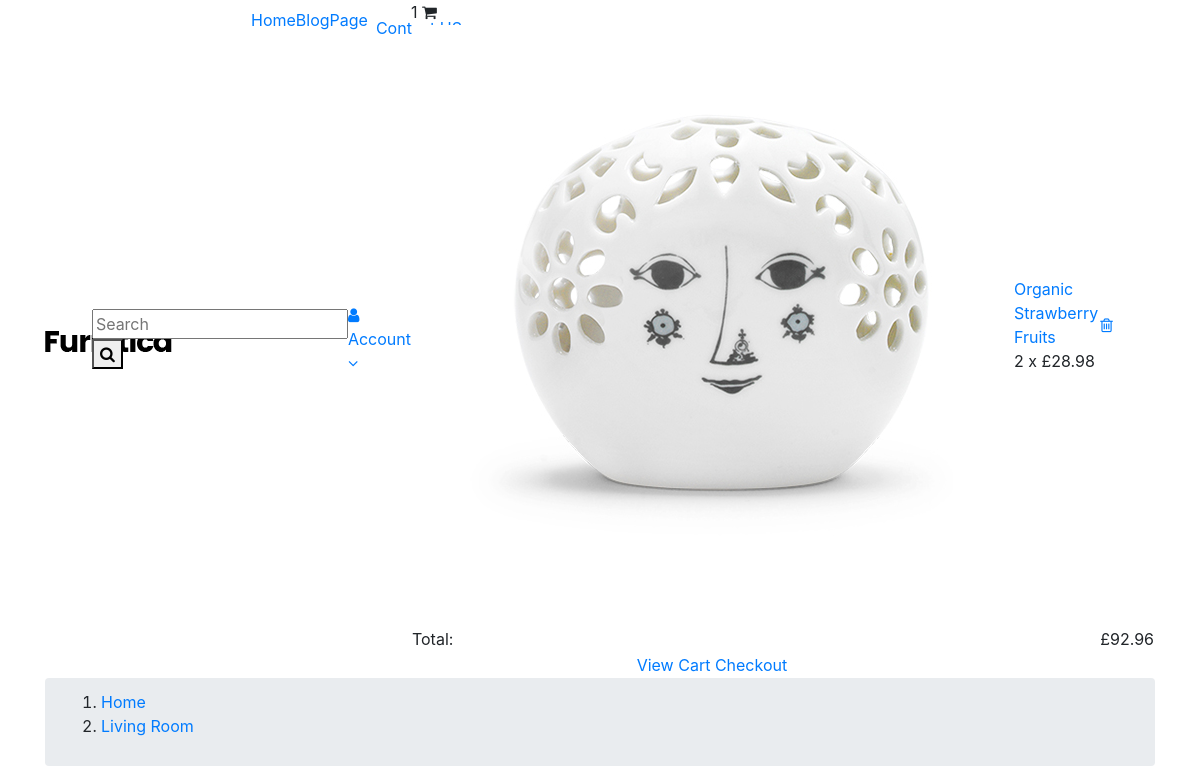
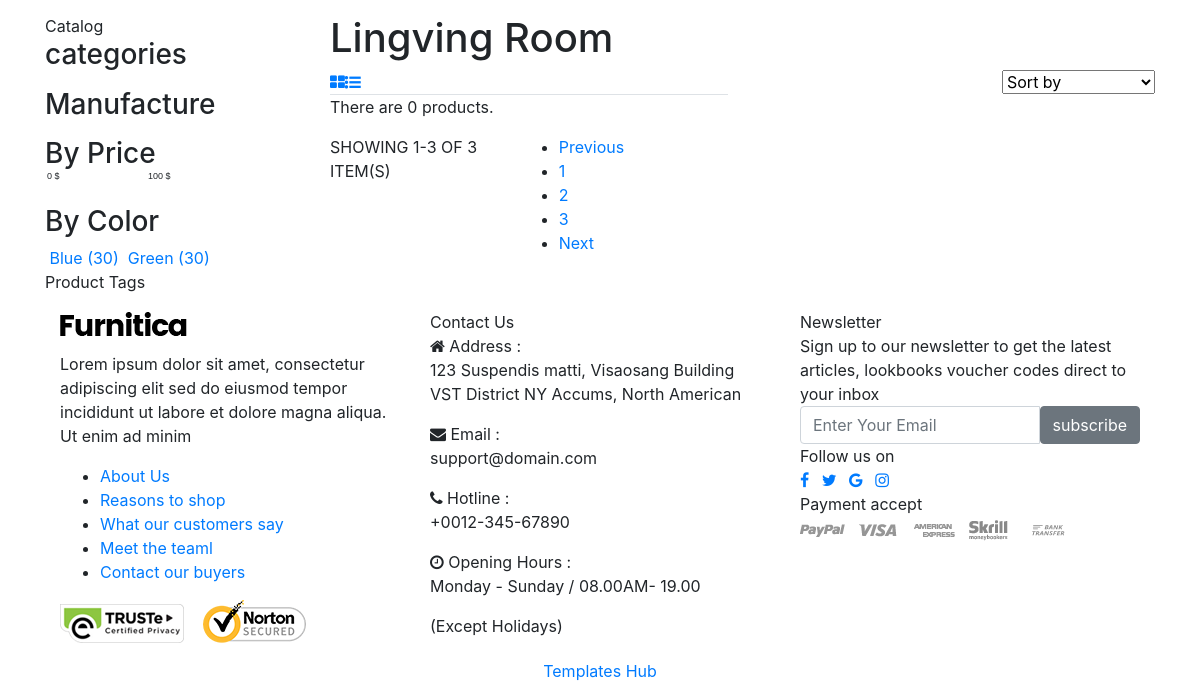
/products/list/, run on an earlier commit of the app's database (2 pictures, top to bottom).
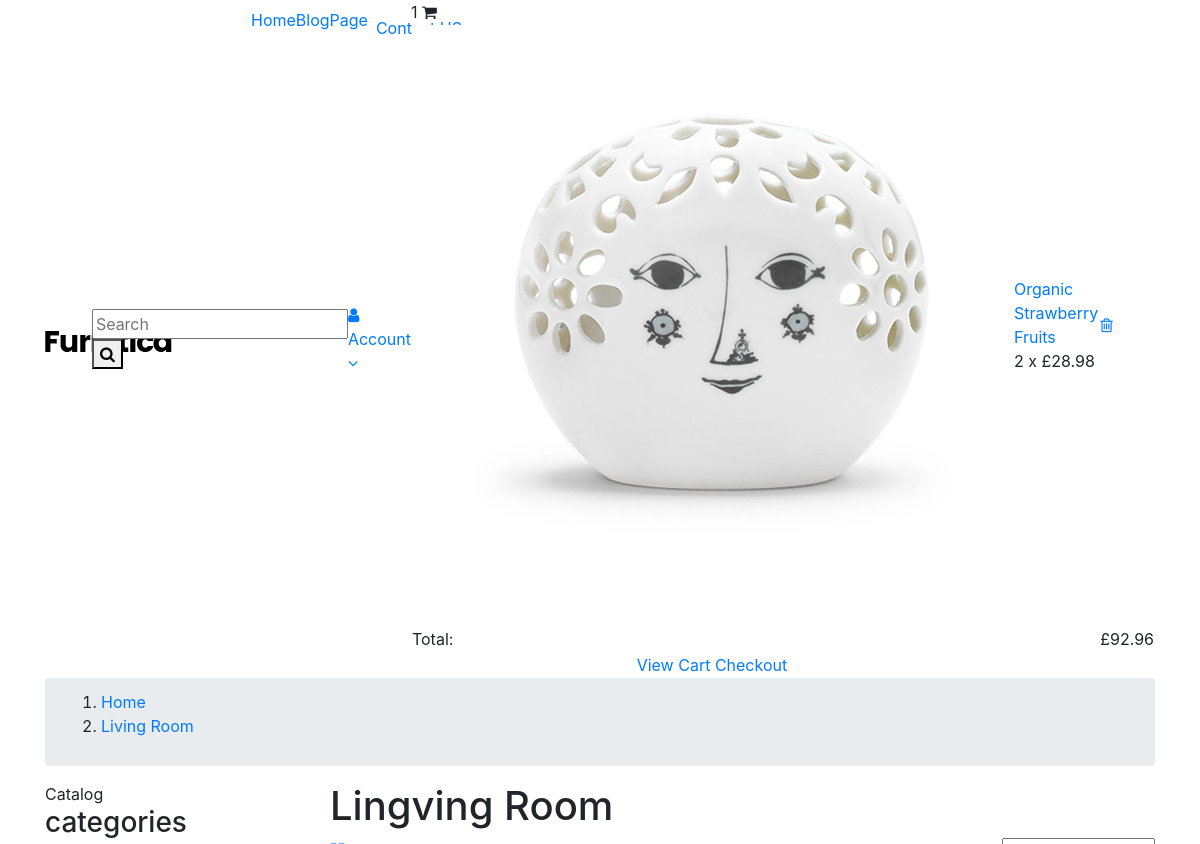
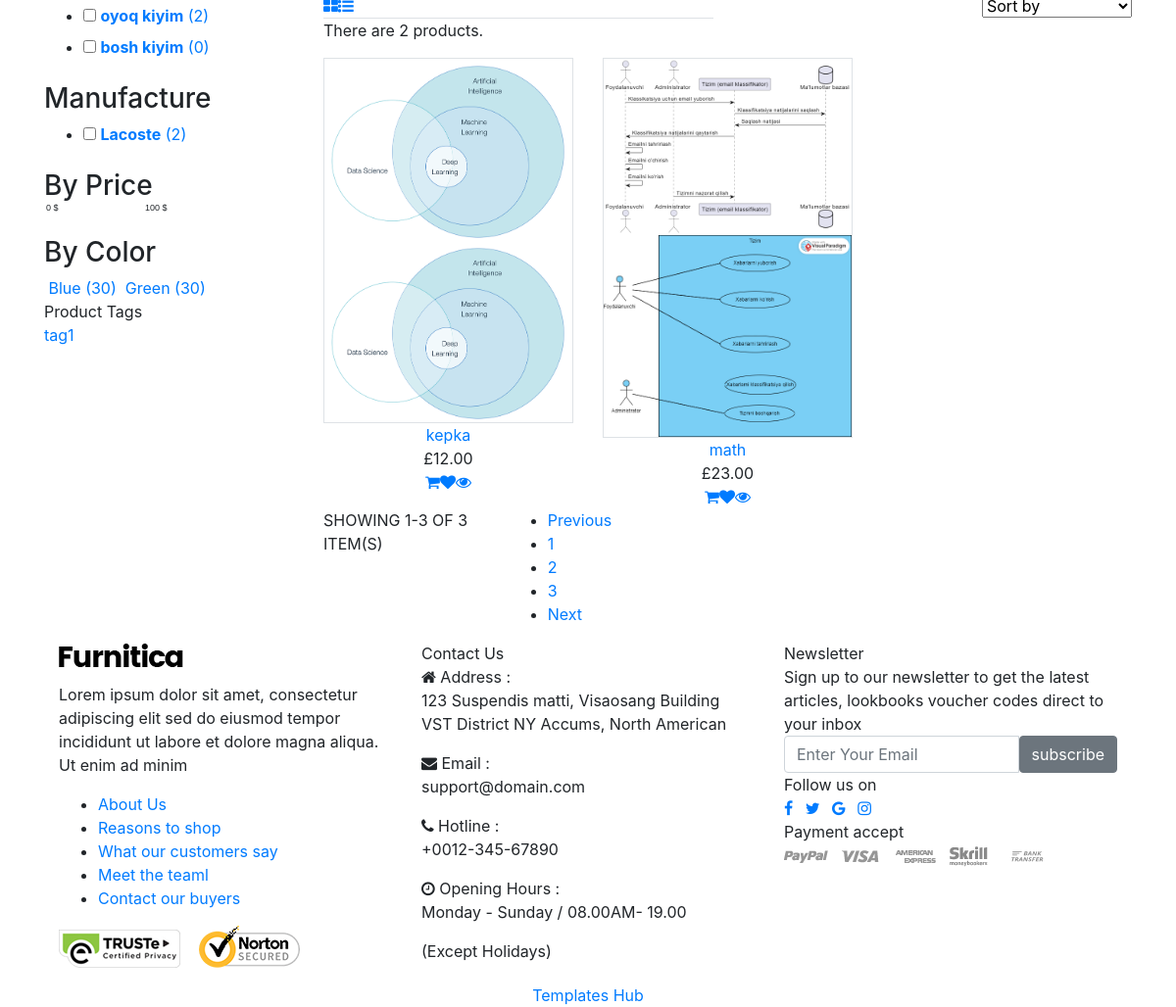
And on a later commit of the database (2 pictures, top to bottom).
### products/models.py (models this page shows, shortened)
class CategoryModel(BaseModel):
    name = models.CharField(max_length=128, verbose_name=_('Category name'), unique=True)
    class Meta:
        verbose_name = _('Category')
        verbose_name_plural = _('Categories')

class BrandModel(BaseModel):
    name = models.CharField(max_length=128, verbose_name=_('Brand name'), unique=True)
    class Meta:
        verbose_name = _('Brand')
        verbose_name_plural = _('Brands')

class TagModel(BaseModel):
    name = models.CharField(max_length=128, verbose_name=_('Tag name'), unique=True)
    class Meta:
        verbose_name = _('Tag')
        verbose_name_plural = _('Tags')

class ProductModel(BaseModel):
    image1 = models.ImageField(upload_to='products/', verbose_name=_('Image 1'))
    image2 = models.ImageField(upload_to='products/', verbose_name=_('Image 2'))
    name = models.CharField(max_length=128, verbose_name=_('Product name'))
    short_description = models.TextField()
    long_description = models.TextField()
    in_stock = models.BooleanField(verbose_name=_('In stock'), default=True)
    sku = models.CharField(max_length=10, unique=True)
    quantity = models.PositiveIntegerField(verbose_name=_('Quantity'), default=1)
    discount = models.PositiveIntegerField(verbose_name=_('Discount'), default=0, validators=[MinValueValidator(0),
                                                                                              MaxValueValidator(100)])
    price = models.DecimalField(max_digits=10, decimal_places=2, verbose_name=_('Price'))
    real_price = models.DecimalField(max_digits=10, decimal_places=2, verbose_name=_('Real Price'))
    categories = models.ManyToManyField(CategoryModel, verbose_name=_('Categories'), related_name='products')
    tags = models.ManyToManyField(TagModel, verbose_name=_('Tags'))
    colors = models.ManyToManyField(ColorModel, verbose_name=_('Colors'))
    sizes = models.ManyToManyField(SizeModel, verbose_name=_('Sizes'))
    brands = models.ForeignKey(BrandModel, on_delete=models.SET_NULL, null=True, verbose_name=_('Brands'),
                               related_name='products')
    class Meta:
        verbose_name = _('Product')
        verbose_name_plural = _('Products')

### products/views.py (the view)
# urls.py: path('list/', views.ProductListView.as_view(), name='product_list'),
class ProductListView(ListView):
    template_name = 'products/product-list.html'
    model = ProductModel
    context_object_name = 'products'
    def get_queryset(self):
        return ProductModel.objects.all()
    def get_context_data(self, **kwargs):
        context = super().get_context_data(**kwargs)
        context['categories'] = CategoryModel.objects.all()
        context['brands'] = BrandModel.objects.all()
        context['tags'] = TagModel.objects.all()
        context['colors'] = ColorModel.objects.all()
        return context

### products/templatetags/my_tags.py (called while the page is built)
@register.filter
def in_cart(request, pk):
    return pk in request.session.get('cart', [])

### templates/products/product-list.html (shortened to what the changed rows need)
{% extends 'layouts/base.html' %}
{% load static %}
{% load i18n %}
{% load my_tags %}
{% block body_id %}product-sidebar-left{% endblock %}
{% block content %}
    <div class="main-content">
        <div id="wrapper-site">
            <div id="content-wrapper">
                <div id="main">
                    <div class="page-home">
                        <div class="container">
                            <div class="content">
                                <div class="row">
                                    {% include 'products/products-filter.html' %}
                                    <div class="col-sm-8 col-lg-9 col-md-8 product-container">
                                        <h1>Lingving Room</h1>
                                        <div class="js-product-list-top firt nav-top">
                                            <div class="d-flex justify-content-around row">
                                                <div class="col col-xs-12 ">
                                                    <div class="hidden-sm-down total-products">
                                                        <p>There are {{ products.count }} products.</p>
                                                    </div>
                                                </div>
                                            </div>
                                        </div>
                                        <div class="tab-content product-items">
                                            <div id="grid" class="related tab-pane fade active show">
                                                <div class="row">
                                                    {% for product in products %}
                                                        <div class="item text-center col-md-4">
                                                        <div class="product-miniature js-product-miniature item-one first-item">
                                                            <div class="thumbnail-container border">
                                                                <a href="product-detail.html">
                                                                    <img class="img-fluid image-cover" src="{{ product.image1.url }}" alt="img">
                                                                    <img class="img-fluid image-secondary" src="{{ product.image2.url }}" alt="img">
                                                                </a>
                                                            </div>
                                                            <div class="product-description">
                                                                <div class="product-groups">
                                                                    <div class="product-title">
                                                                        <a href="product-detail.html">{{ product.name }}</a>
                                                                    </div>
                                                                    <div class="product-group-price">
                                                                        <div class="product-price-and-shipping">
                                                                            <span class="price">£{{ product.price }}</span>
                                                                        </div>
                                                                    </div>
                                                                </div>
                                                                <div class="product-buttons d-flex justify-content-center">
                                                                    <form action="#" method="post" class="formAddToCart">
                                                                        <a class="add-to-cart" href="{% url 'ordering:add-or-remove' pk=product.pk %}?next={{ request.path }}" data-button-action="add-to-cart">
                                                                            <i {% if request|in_cart:product.pk %}style="color: red"{% endif %} class="fa fa-shopping-cart" aria-hidden="true"></i>
                                                                        </a>
                                                                    </form>
                                                                    <a class="addToWishlist" href="#" data-rel="1" onclick="">
                                                                        <i class="fa fa-heart" aria-hidden="true"></i>
                                                                    </a>
                                                                    <a href="#" class="quick-view hidden-sm-down" data-link-action="quickview">
                                                                        <i class="fa fa-eye" aria-hidden="true"></i>
                                                                    </a>
                                                                </div>
                                                            </div>
                                                        </div>
                                                    </div>
                                                    {% endfor %}
                                                </div>
                                            </div>
                                        </div>
                                    </div>
                                </div>
                            </div>
                        </div>
                    </div>
                </div>
            </div>
        </div>
    </div>
{% endblock %}

### templates/products/products-filter.html (shortened to what this page needs)
{% load static %}
{% load i18n %}
<div class="sidebar-3 sidebar-collection col-lg-3 col-md-4 col-sm-4">
    <div class="sidebar-block">
        <div class="title-block">Catalog</div>
        {% include 'products/categories-filter.html' %}
        <div class="new-item-content">
            <h3 class="title-product">Manufacture</h3>
            <ul class="scroll-product">
                {% for brand in brands %}
                    <li>
                    <label class="check">
                        <input type="checkbox">
                    </label>
                    <a href="#">
                        <b>{{ brand.name }}</b>
                        <span class="quantity">({{ brand.products.count }})</span>
                    </a>
                </li>
                {% endfor %}
            </ul>
        </div>
        <div class="tiva-filter-price new-item-content sidebar-block">
            <h3 class="title-product">By Price</h3>
            <div id="block_price_filter" class="block">
                <div class="block-content">
                    <div id="slider-range" class="tiva-filter">
                        <div class="filter-itemprice-filter">
                            <div class="layout-slider">
                            </div>
                            <div class="layout-slider-settings"></div>
                        </div>
                    </div>
                </div>
            </div>
        </div>
        <div class="sidebar-block by-color">
            <h3 class="title-product">By Color</h3>
            <div>
                <span class="left">
                    <a href="#">
                        <span>Blue
                            <span>(30)</span>
                        </span>
                    </a>
                </span>
                <span class="right">
                    <a href="#">
                        <span>Green
                            <span>(30)</span>
                        </span>
                    </a>
                </span>
            </div>
        </div>
    </div>
    <div class="sidebar-block product-tags">
        <div class="title-block">
            Product Tags
        </div>
        <div class="block-content">
            <ul class="listSidebarBlog list-unstyled">
                {% for tag in tags %}
                    <li>
                    <a href="#" title="Show products matching tag Hot Trend">{{ tag.name }}</a>
                </li>
                {% endfor %}
            </ul>
        </div>
    </div>
</div>

### templates/products/categories-filter.html (shortened to what this page needs)
{% load static %}
{% load i18n %}
{% load my_tags %}
<div class="new-item-content">
            <h3 class="title-product">categories</h3>
            <ul class="scroll-product">
                {% for category in categories %}
                    <li>
                    <label class="check">
                        <input type="checkbox">
                    </label>
                    <a href="#">
                        <b>{{ category.name }}</b>
                        <span class="quantity">({{ category.products.count }})</span>
                    </a>
                </li>
                {% endfor %}
            </ul>
        </div>

What changed in the data, as far as the page shows it:
added CategoryModel: name "oyoq kiyim", products.count "2"
added CategoryModel: name "bosh kiyim", products.count "0"
added BrandModel: name "Lacoste", products.count "2"
added TagModel: name "tag1"
added ProductModel: image1 (picture), image2 (picture), name "kepka", price "12.00"
added ProductModel: image1 (picture), image2 (picture), name "math", price "23.00"
Also different on the page:
{{ products.count }}: "0" → "2"
